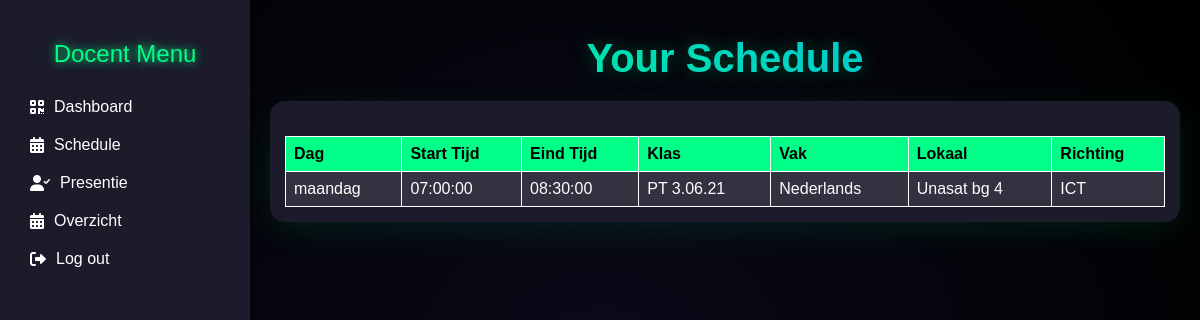
The page /docent/docent_schedule.php (signed in) on the database its author committed.
### tables this page shows
CREATE TABLE `rooster` (
  `Rooster_id` int NOT NULL,
  `vak_id` int NOT NULL,
  `periode_id` int NOT NULL,
  `klas_id` int NOT NULL,
  `persoon_id` int NOT NULL,
  `start_tijd` time NOT NULL,
  `eind_tijd` time NOT NULL,
  `lokaal_id` int NOT NULL,
  `status` varchar(50) DEFAULT 'gepland',
  `Jaar_id` int NOT NULL,
  `Richting_ID` int NOT NULL,
  `dag_id` int NOT NULL
);

CREATE TABLE `dagen` (
  `dag_id` int NOT NULL,
  `dag` varchar(255) NOT NULL
);

CREATE TABLE `klassen` (
  `klas_id` int NOT NULL,
  `klas_naam` varchar(100) DEFAULT NULL
);

CREATE TABLE `vakken` (
  `vak_id` int NOT NULL,
  `vak_naam` varchar(100) NOT NULL,
  `periode_id` int NOT NULL
);

CREATE TABLE `lokaal` (
  `lokaal_id` int NOT NULL,
  `lokaal_naam` varchar(50) NOT NULL,
  `capaciteit` int DEFAULT NULL,
  `opmerkingen` text
);

CREATE TABLE `richting` (
  `Richting_ID` int NOT NULL,
  `Richting` varchar(255) NOT NULL,
  `Complex` varchar(255) NOT NULL,
  `persoon_id` int DEFAULT NULL
);

### docent/docent_schedule.php (the view, shortened to what this page needs)
<?php
include('../login/db_connect.php');
$gebruiker_id = $_SESSION['gebruiker_id'];
$sql_persoon = "SELECT p.persoon_id, p.voornaam, p.naam
                FROM tgebruiker t
                JOIN personen p ON t.persoon_id = p.persoon_id
                WHERE t.gebruiker_id = ?";
$stmt_persoon = $conn->prepare($sql_persoon);
$stmt_persoon->bind_param("i", $gebruiker_id);
$stmt_persoon->execute();
$result_persoon = $stmt_persoon->get_result();
if ($result_persoon->num_rows === 1) {
    $user_persoon = $result_persoon->fetch_assoc();
    $persoon_id = $user_persoon['persoon_id'];
} else {
    header("Location: ../index.php?error=User not found");
    exit();
}
$sql_rooster = "SELECT r.start_tijd, r.eind_tijd, k.klas_naam, v.vak_naam, l.lokaal_naam, ri.Richting, d.dag
                FROM rooster r
                JOIN klassen k ON r.klas_id = k.klas_id
                JOIN vakken v ON r.vak_id = v.vak_id
                JOIN lokaal l ON r.lokaal_id = l.lokaal_id
                JOIN richting ri ON r.Richting_ID = ri.Richting_ID
                JOIN dagen d ON r.dag_id = d.dag_id
                WHERE r.persoon_id = ?
                ORDER BY r.dag_id, r.start_tijd";
$stmt_rooster = $conn->prepare($sql_rooster);
$stmt_rooster->bind_param("i", $persoon_id);
$stmt_rooster->execute();
$result_rooster = $stmt_rooster->get_result();
?>
<!DOCTYPE html>
<html lang="nl">
<head>
    <link rel="stylesheet" href="https://cdnjs.cloudflare.com/ajax/libs/font-awesome/6.0.0/css/all.min.css">
</head>
<body>
    <div class="sidebar" id="sidebar">
        <header>Docent Menu</header>
        <a href="docent-dashboard.php" id="dashboardButton" class="active">
            <i class="fas fa-qrcode"></i>
            <span>Dashboard</span>
        </a>
        <a href="docent_schedule.php" id="scheduleButton">
            <i class="fas fa-calendar-alt"></i>
            <span>Schedule</span>
        </a>
        <a href="docent-aanwezigheid.php" id="presentieButton">
            <i class="fas fa-user-check"></i>
            <span>Presentie</span>
        </a>
        <a href="docent-aanwezigheid-overzicht.php" id="overzichtButton">
            <i class="fas fa-calendar-alt"></i>
            <span>Overzicht</span>
        </a>
        <a href="../login/logout.php">
            <i class="fas fa-sign-out-alt"></i>
            <span>Log out</span>
        </a>
    </div>
    <div class="main-content">
        <h1 class="dashboard-title">Your Schedule</h1>
        <div class="schedule-container">
            <table>
                <tr>
                    <th>Dag</th>
                    <th>Start Tijd</th>
                    <th>Eind Tijd</th>
                    <th>Klas</th>
                    <th>Vak</th>
                    <th>Lokaal</th>
                    <th>Richting</th>
                </tr>
                <?php while ($row = $result_rooster->fetch_assoc()): ?>
                    <tr>
                        <td><?php echo htmlspecialchars($row['dag']); ?></td>
                        <td><?php echo htmlspecialchars($row['start_tijd']); ?></td>
                        <td><?php echo htmlspecialchars($row['eind_tijd']); ?></td>
                        <td><?php echo htmlspecialchars($row['klas_naam']); ?></td>
                        <td><?php echo htmlspecialchars($row['vak_naam']); ?></td>
                        <td><?php echo htmlspecialchars($row['lokaal_naam']); ?></td>
                        <td><?php echo htmlspecialchars($row['Richting']); ?></td>
                    </tr>
                <?php endwhile; ?>
            </table>
        </div>
    </div>
</body>
</html>

### docent/docent_schedule.php (style rules this page uses)
* { margin: 0; padding: 0; box-sizing: border-box; }
body { font-family: 'Arial', sans-serif; background: radial-gradient(circle, #0a0a1a, #000); color: white; min-height: 100vh; overflow-x: hidden; display: flex; }
.sidebar { width: 250px; height: 100vh; background: rgba(30, 30, 47, 0.9); backdrop-filter: blur(20px); position: fixed; top: 0; left: 0; z-index: 1000; transition: transform 0.3s ease; padding: 20px; }
.sidebar header { text-align: center; font-size: 1.5rem; color: #00ff88; padding: 20px; text-shadow: 0 0 10px #00ff88; }
.sidebar a { color: white; text-decoration: none; display: flex; align-items: center; gap: 10px; padding: 10px; border-radius: 10px; transition: background 0.3s ease, transform 0.3s ease; }
.main-content { margin-left: 250px; padding: 20px; transition: margin 0.3s ease; flex-grow: 1; }
.dashboard-title { text-align: center; margin: 1rem 0; font-size: clamp(1.5rem, 5vw, 2.5rem); background: linear-gradient(45deg, #00ff88, #00aaff); -webkit-background-clip: text; -webkit-text-fill-color: transparent; text-shadow: 0 0 20px rgba(0, 255, 136, 0.3); }
.schedule-container { margin-top: 20px; background: rgba(30, 30, 47, 0.9); backdrop-filter: blur(20px); border-radius: 15px; padding: 15px; box-shadow: 0 8px 32px rgba(0, 255, 136, 0.1); }
table { width: 100%; border-collapse: collapse; margin-top: 20px; overflow-x: auto; }
table, th, td { border: 1px solid white; text-align: left; padding: 8px; }
th { background-color: #00ff88; color: black; }
tr:nth-child(even) { background-color: rgba(255, 255, 255, 0.1); }

### rows shown on the page
rooster: dag.dag "maandag", start_tijd "07:00:00", eind_tijd "08:30:00", klas.klas_naam "PT 3.06.21", vak.vak_naam "Nederlands", lokaal.lokaal_naam "Unasat bg 4", Richting_ID.Richting "ICT"
